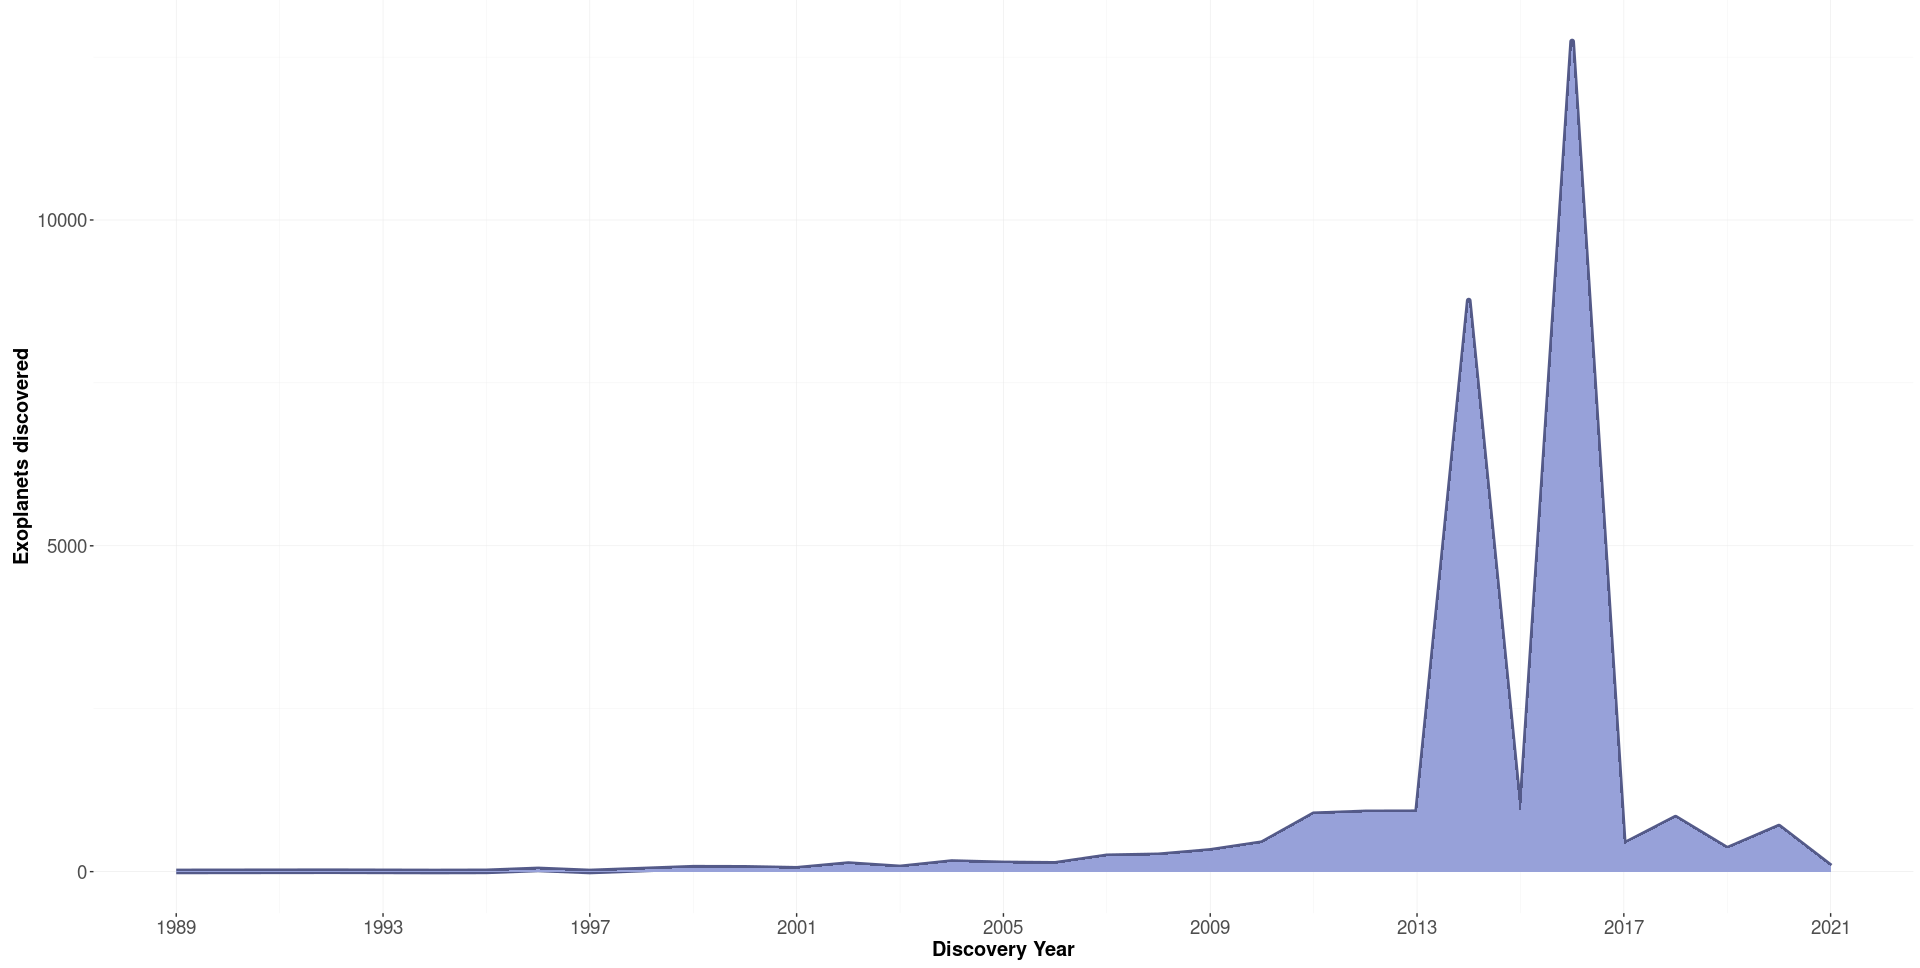

Here is the R script that generated this plot:

# Paths:
path_data = "data/"
path_lib = "renv/library/R-4.1/x86_64-pc-linux-gnu/"

# Packages:
require(dplyr, lib = path_lib)
require(readr, lib = path_lib)
require(RColorBrewer, lib = path_lib)
require(ggplot2, lib = path_lib)

# Dataset:
df = readr::read_csv(paste0(path_data, "nasa_exoplanets.csv")) %>%
         as.data.frame()
attr(df, "spec") = NULL
df_varnames = readr::read_csv(paste0(path_data, "nasa_exoplanets_var_names.csv")) %>%
                  as.data.frame()
attr(df_varnames, "spec") = NULL

# Variables:
x_var = "disc_year"
x_var_name = (df_varnames %>%
                 dplyr::filter(var == x_var))$var_name
y_var_name = "Exoplanets discovered"

# Adapt the data:
df_plot = df %>%
              dplyr::group_by(eval(parse(text = x_var))) %>%
              dplyr::summarise(y_var = n()) %>%
              as.data.frame() %>%
              dplyr::rename("x_var" = "eval(parse(text = x_var))")

# Plot:
my_palette = colorRampPalette(c("#111539", "#97A1D9"))
x_axis_labels = seq(from = min(df_plot$x_var),
                    to = max(df_plot$x_var),
                    by = 4)

p = ggplot(
        data = df_plot,
        aes(
            x = x_var,
            y = y_var
        )
    ) +
    geom_line(
        show.legend = FALSE,
        color = my_palette(3)[2],
        size = 2
    ) +
    geom_area(
        fill = my_palette(3)[3]
    ) + 
    scale_x_continuous(
        labels = x_axis_labels,
        breaks = x_axis_labels
    ) +
    theme(
        axis.text.x = element_text(
            size = 14,
            angle = 0,
            hjust = 0.5,
            vjust = 1
        ),
        axis.text.y = element_text(
            size = 14
        ),
        axis.title.x = element_text(
            size = 15,
            face = "bold"
        ),
        axis.title.y = element_text(
            size = 15,
            face = "bold"
        ),
        panel.background = element_rect(
            fill = "white"
        ),
        panel.grid.major = element_line(
            size = 0.2,
            linetype = "solid",
            colour = "#eaeaea"
        ),
        panel.grid.minor = element_line(
            size = 0.1,
            linetype = "solid",
            colour = "#eaeaea"
        ),
        plot.margin = margin(
            t = 0, 
            r = 5,
            b = 5, 
            l = 10,
            unit = "pt"
        )
    ) +
    xlab(x_var_name) +
    ylab(y_var_name)

p
